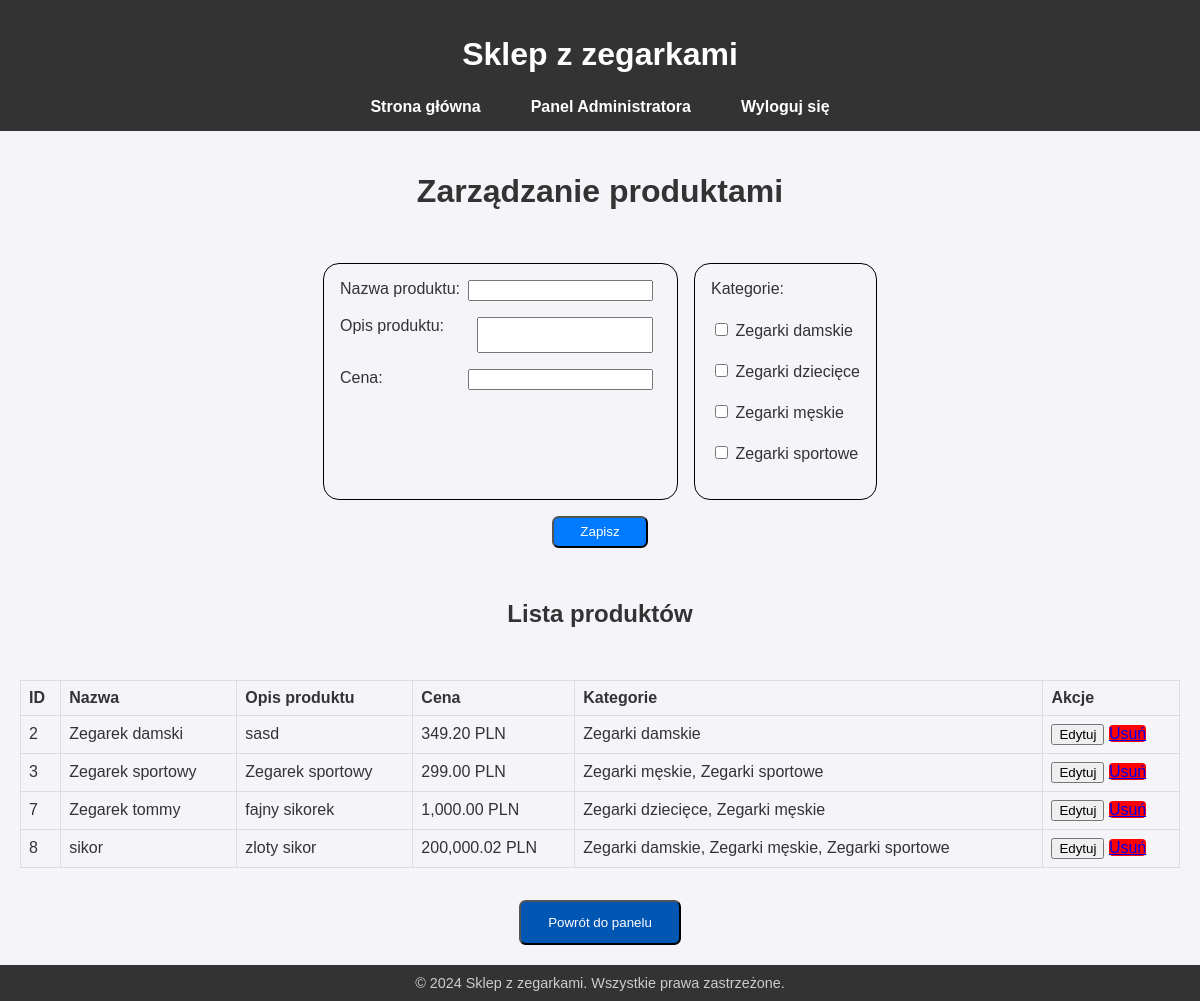
Page /admin_products.php (signed in) on the committed database.
### tables this page shows
CREATE TABLE `categories` (
  `id` int(11) NOT NULL,
  `name` varchar(255) NOT NULL
);

CREATE TABLE `products` (
  `id` int(11) NOT NULL,
  `name` varchar(255) NOT NULL,
  `description` text DEFAULT NULL,
  `price` decimal(10,2) NOT NULL,
  `image` varchar(255) DEFAULT 'default.png',
  `created_at` timestamp NOT NULL DEFAULT current_timestamp()
);

### admin_products.php (the view, shortened to what this page needs)
<?php
require 'db_connection.php';
require 'header.php';
$products = $pdo->query("SELECT p.id, p.name, p.description, p.price, GROUP_CONCAT(c.name SEPARATOR ', ') as categories
                         FROM products p
                         LEFT JOIN product_categories pc ON p.id = pc.product_id
                         LEFT JOIN categories c ON pc.category_id = c.id
                         GROUP BY p.id")->fetchAll(PDO::FETCH_ASSOC);
$categories = $pdo->query("SELECT * FROM categories")->fetchAll(PDO::FETCH_ASSOC);
?>
<!DOCTYPE html>
<html lang="pl">
<head>
    <link rel="stylesheet" href="styles.css">
</head>
<body>
    <div style="width: 100%; display: flex; flex-direction: column; gap: 2em; align-items: center;">
        <h1>Zarządzanie produktami</h1>
        <form method="POST" style="display: flex; flex-direction: column; gap: 1em;">
            <div style="display: flex; flex-direction: row; gap: 1em;">
                <div style="display: flex; flex-direction: column; gap: 1em; border: 1px solid black; border-radius: 1em; padding: 1em;">
                    <div style="display: flex; flex-direction: row; gap: 0.5em;">
                        <label>Nazwa produktu: </label><input style="margin-left: auto;" type="text" name="name" id="name" required><br>
                    </div>
                    <div style="display: flex; flex-direction: row; gap: 0.5em;">
                        <label>Opis produktu: </label><textarea style="width: 170px; height: 30px; resize: none; margin-left: auto;" name="description" id="description" required></textarea><br>
                    </div>
                    <div style="display: flex; flex-direction: row; gap: 0.5em;">
                        <label>Cena: </label><input style="margin-left: auto;" type="number" step="0.01" name="price" id="price" required><br>
                    </div>
                </div>
                <div style="display: flex; flex-direction: column; gap: 0.1em; border: 1px solid black; border-radius: 1em; padding: 1em;">
                    <label>Kategorie:</label><br>
                    <?php foreach ($categories as $category): ?>
                        <label>
                            <input type="checkbox" name="categories[]" value="<?= $category['id'] ?>" class="category-checkbox">
                            <?= htmlspecialchars($category['name']) ?>
                        </label><br>
                    <?php endforeach; ?>
                </div>
            </div>
            <button type="submit" style="width: auto; margin: 0 auto; padding: 0.5em 2em; border-radius: 0.5em; background-color: #007BFF; color: white">Zapisz</button>
        </form>
        <h2>Lista produktów</h2>
        <table border="1">
            <tr>
                <th>ID</th>
                <th>Nazwa</th>
                <th>Opis produktu</th>
                <th>Cena</th>
                <th>Kategorie</th>
                <th>Akcje</th>
            </tr>
            <?php foreach ($products as $product): ?>
            <tr>
                <td><?= $product['id'] ?></td>
                <td><?= htmlspecialchars($product['name']) ?></td>
                <td><?= nl2br(htmlspecialchars($product['description'])) ?></td>
                <td><?= number_format($product['price'], 2) ?> PLN</td>
                <td><?= htmlspecialchars($product['categories']) ?></td>
                <td>
                    <button onclick="editProduct(<?= $product['id'] ?>)">Edytuj</button>
                    <a style="background-color:red; border-radius: 0.25em;" href="admin_products.php?delete=<?= $product['id'] ?>" onclick="return confirm('Czy na pewno chcesz usunąć ten produkt?')">Usuń</a>
                </td>
            </tr>
            <?php endforeach; ?>
        </table>
        <a href="admin_panel.php"><button class="nav-btn">Powrót do panelu</button></a>
    </div>
</body>
</html>
<?php require 'footer.php'; ?>

### styles.css (style rules this page uses)
body { font-family: 'Arial', sans-serif; margin: 0; padding: 0; background-color: #f4f4f9; color: #333; display: flex; flex-direction: column; min-height: 100vh; }
.nav-btn { background-color: #0056b3; color: white; padding: 1em 2em; border-radius: 0.5em; }
table { width: 100%; border-collapse: collapse; }
th, td { padding: 8px; text-align: left; border: 1px solid #ddd; }
td:nth-child(3) { max-width: 300px; overflow: hidden; text-overflow: ellipsis; white-space: nowrap; }

### rows in the picture
categories: name "Zegarki damskie"
categories: name "Zegarki dziecięce"
categories: name "Zegarki męskie"
categories: name "Zegarki sportowe"
products: id "2", name "Zegarek damski", description "sasd", price "349.20", categories "Zegarki damskie"
products: id "3", name "Zegarek sportowy", description "Zegarek sportowy", price "299.00", categories "Zegarki męskie, Zegarki sportowe"
products: id "7", name "Zegarek tommy", description "fajny sikorek", price "1,000.00", categories "Zegarki dziecięce, Zegarki męskie"
products: id "8", name "sikor", description "zloty sikor", price "200,000.02", categories "Zegarki damskie, Zegarki męskie, Zegarki sportowe"
